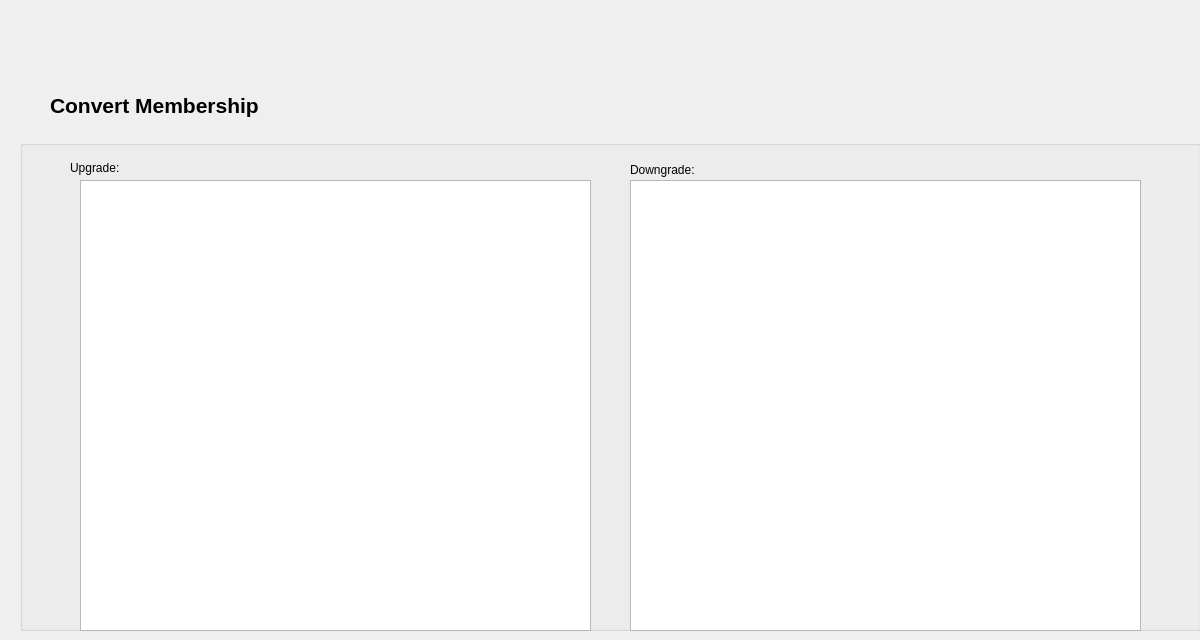
<?xml version="1.0" encoding="UTF-8"?>
<ui version="4.0">
 <class>aConvertMembership</class>
 <widget class="QWidget" name="aConvertMembership">
  <property name="geometry">
   <rect>
    <x>0</x>
    <y>0</y>
    <width>1200</width>
    <height>640</height>
   </rect>
  </property>
  <property name="minimumSize">
   <size>
    <width>1200</width>
    <height>640</height>
   </size>
  </property>
  <property name="maximumSize">
   <size>
    <width>1200</width>
    <height>640</height>
   </size>
  </property>
  <property name="windowTitle">
   <string>Form</string>
  </property>
  <widget class="QLabel" name="label">
   <property name="geometry">
    <rect>
     <x>50</x>
     <y>70</y>
     <width>521</width>
     <height>71</height>
    </rect>
   </property>
   <property name="font">
    <font>
     <pointsize>16</pointsize>
     <weight>75</weight>
     <bold>true</bold>
    </font>
   </property>
   <property name="text">
    <string>Convert Membership</string>
   </property>
  </widget>
  <widget class="QGroupBox" name="groupBox">
   <property name="geometry">
    <rect>
     <x>20</x>
     <y>140</y>
     <width>1181</width>
     <height>491</height>
    </rect>
   </property>
   <property name="title">
    <string/>
   </property>
   <widget class="QLabel" name="label_2">
    <property name="geometry">
     <rect>
      <x>50</x>
      <y>20</y>
      <width>141</width>
      <height>16</height>
     </rect>
    </property>
    <property name="text">
     <string>Upgrade:</string>
    </property>
   </widget>
   <widget class="QLabel" name="label_3">
    <property name="geometry">
     <rect>
      <x>610</x>
      <y>20</y>
      <width>101</width>
      <height>20</height>
     </rect>
    </property>
    <property name="text">
     <string>Downgrade:</string>
    </property>
   </widget>
   <widget class="QTableView" name="upGradeTable">
    <property name="geometry">
     <rect>
      <x>60</x>
      <y>40</y>
      <width>511</width>
      <height>451</height>
     </rect>
    </property>
   </widget>
   <widget class="QTableView" name="downGradeTable">
    <property name="geometry">
     <rect>
      <x>610</x>
      <y>40</y>
      <width>511</width>
      <height>451</height>
     </rect>
    </property>
   </widget>
  </widget>
 </widget>
 <resources/>
 <connections/>
</ui>
